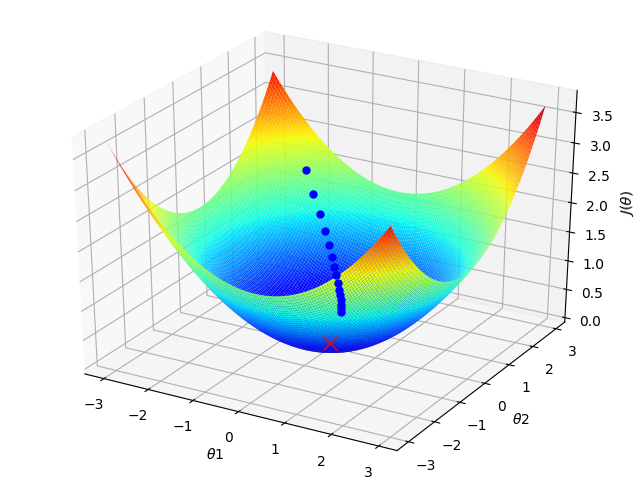

Python code for this plot:
import os
import numpy as np
import matplotlib.pyplot as plt

from matplotlib import animation
from mpl_toolkits.mplot3d import Axes3D

OUTPUT_DIR = "doc_graphs/"


def func_z(x, y):
    # Calculate values of Z from the created grid
    z = x ** 2 / 5.0 + x * y / 50.0 + y ** 2 / 5.0

    return z


def gradient_descent(previous_x, previous_y, learning_rate, epoch):
    x_gd = []
    y_gd = []
    z_gd = []

    x_gd.append(previous_x)
    y_gd.append(previous_y)
    z_gd.append(func_z(previous_x, previous_y))

    # begin the loops to update x, y and z
    for i in range(epoch):
        current_x = previous_x - learning_rate * (
            2 * previous_x / 5.0 + previous_y / 50.0
        )
        x_gd.append(current_x)
        current_y = previous_y - learning_rate * (previous_x / 50.0 + previous_y / 5.0)
        y_gd.append(current_y)

        z_gd.append(func_z(current_x, current_y))

        # update previous_x and previous_y
        previous_x = current_x
        previous_y = current_y

    return x_gd, y_gd, z_gd


x0 = -2
y0 = 2.5
learning_rate = 0.35
epoch = 20

x_gd, y_gd, z_gd = gradient_descent(x0, y0, learning_rate, epoch)


""" Plot our function """
a = np.arange(-3, 3, 0.05)
b = np.arange(-3, 3, 0.05)

x, y = np.meshgrid(a, b)
z = func_z(x, y)

fig1 = plt.figure()
ax1 = Axes3D(fig1)
surf = ax1.plot_surface(x, y, z, edgecolor="none", rstride=1, cstride=1, cmap="jet")

# Plot target (the minimum of the function)
min_point = np.array([0.0, 0.0])
min_point_ = min_point[:, np.newaxis]

gd = np.array([x_gd[0], y_gd[0]])[:, np.newaxis]
gd1 = np.array([x_gd[1], y_gd[1]])[:, np.newaxis]

for i in range(15):
    gd_i = np.array([x_gd[i], y_gd[i]])[:, np.newaxis]
    ax1.plot(*gd_i, func_z(*gd_i), "b.", markersize=10)

ax1.plot(*min_point_, func_z(*min_point_), "rx", markersize=10)

ax1.set_xlabel(r"$θ1$")
ax1.set_ylabel(r"$θ2$")
ax1.set_zlabel(r"$J(θ)$")


# x_gd, y_gd, z_gd = gradient_descent(x0, y0, learning_rate, epoch)


# # Create animation
# line, = ax1.plot([], [], [], 'r-', label='Gradient descent', lw=1.5)
# point, = ax1.plot([], [], [], 'bo')
# display_value = ax1.text(2., 2., 27.5, '', transform=ax1.transAxes)


# def init():
#     line.set_data([], [])
#     line.set_3d_properties([])
#     point.set_data([], [])
#     point.set_3d_properties([])
#     display_value.set_text('')

#     return line, point, display_value


# def animate(i):
#     # Animate line
#     line.set_data(x_gd[:i], y_gd[:i])
#     line.set_3d_properties(z_gd[:i])

#     # Animate points
#     point.set_data(x_gd[i], y_gd[i])
#     point.set_3d_properties(z_gd[i])

#     # Animate display value
#     display_value.set_text('Min = ' + str(z_gd[i]))

#     return line, point, display_value

# ax1.legend(loc=1)

# anim = animation.FuncAnimation(fig1, animate, init_func=init,
#                                frames=len(x_gd), interval=120,
#                                repeat_delay=60, blit=True)


output_path = os.path.join(OUTPUT_DIR, "3d_gradient.png")
plt.savefig(output_path)
plt.show()
